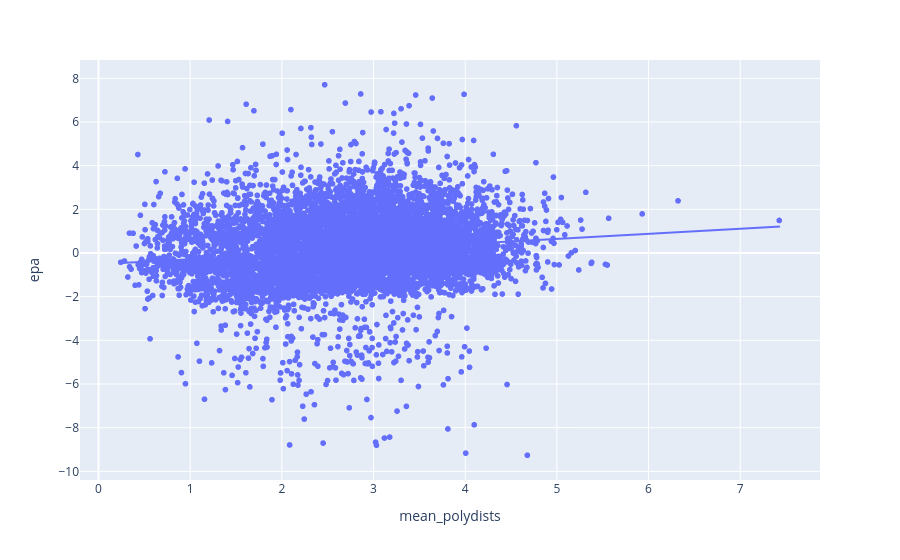

Source (notebook cell):
### Code cell
px.scatter(plays_with_collapse, x="mean_polydists", y="epa", trendline="ols")

### Figure 1 — Plotly figure (JSON) as saved in the notebook; plotly's stock layout.template omitted (floating-point values rounded to 4 significant figures; data arrays with more than 128 entries replaced by an {"elided": "..."} marker saying what was removed)
{"data": [{"hovertemplate": "mean_polydists=%{x}<br>epa=%{y}<extra></extra>", "legendgroup": "", "marker": {"color": "#636efa", "symbol": "circle"}, "mode": "markers", "name": "", "showlegend": false, "type": "scattergl", "x": {"elided": "8204 float values"}, "xaxis": "x", "y": {"elided": "8204 float values"}, "yaxis": "y"}, {"hovertemplate": "<b>OLS trendline</b><br>epa = 0.232434 * mean_polydists + -0.516322<br>R<sup>2</sup>=0.018280<br><br>mean_polydists=%{x}<br>epa=%{y} <b>(trend)</b><extra></extra>", "legendgroup": "", "marker": {"color": "#636efa", "symbol": "circle"}, "mode": "lines", "name": "", "showlegend": false, "type": "scattergl", "x": {"elided": "8204 float values"}, "xaxis": "x", "y": {"elided": "8204 float values"}, "yaxis": "y"}], "layout": {"legend": {"tracegroupgap": 0}, "margin": {"t": 60}, "xaxis": {"anchor": "y", "domain": [0, 1], "title": {"text": "mean_polydists"}}, "yaxis": {"anchor": "x", "domain": [0, 1], "title": {"text": "epa"}}}}
